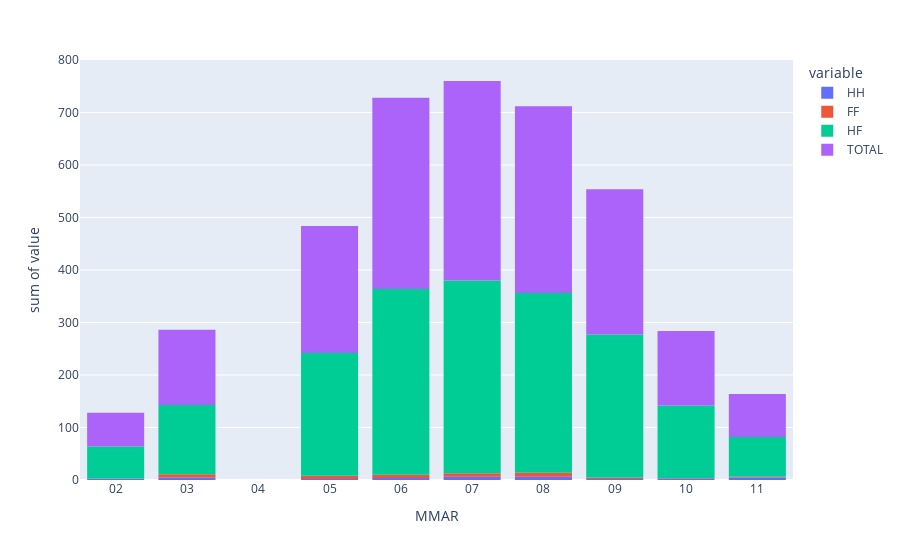

The notebook cell saved with this chart:
### Code cell
fig = px.histogram(graph, x = 'MMAR', y = ['HH', 'FF', 'HF', 'TOTAL'])
fig.show()

### Figure 1 — Plotly figure (JSON) as saved in the notebook; plotly's stock layout.template omitted (floating-point values rounded to 4 significant figures)
{"data": [{"alignmentgroup": "True", "bingroup": "x", "histfunc": "sum", "hovertemplate": "variable=HH<br>MMAR=%{x}<br>sum of value=%{y}<extra></extra>", "legendgroup": "HH", "marker": {"color": "#636efa", "pattern": {"shape": ""}}, "name": "HH", "offsetgroup": "HH", "orientation": "v", "showlegend": true, "type": "histogram", "x": ["01", "02", "03", "04", "05", "06", "07", "08", "09", "10", "11", "12"], "xaxis": "x", "y": [0, 2, 5, 0, 2, 4, 6, 6, 2, 3, 5, 0], "yaxis": "y"}, {"alignmentgroup": "True", "bingroup": "x", "histfunc": "sum", "hovertemplate": "variable=FF<br>MMAR=%{x}<br>sum of value=%{y}<extra></extra>", "legendgroup": "FF", "marker": {"color": "#EF553B", "pattern": {"shape": ""}}, "name": "FF", "offsetgroup": "FF", "orientation": "v", "showlegend": true, "type": "histogram", "x": ["01", "02", "03", "04", "05", "06", "07", "08", "09", "10", "11", "12"], "xaxis": "x", "y": [0, 1, 6, 0, 6, 6, 7, 8, 3, 1, 1, 0], "yaxis": "y"}, {"alignmentgroup": "True", "bingroup": "x", "histfunc": "sum", "hovertemplate": "variable=HF<br>MMAR=%{x}<br>sum of value=%{y}<extra></extra>", "legendgroup": "HF", "marker": {"color": "#00cc96", "pattern": {"shape": ""}}, "name": "HF", "offsetgroup": "HF", "orientation": "v", "showlegend": true, "type": "histogram", "x": ["01", "02", "03", "04", "05", "06", "07", "08", "09", "10", "11", "12"], "xaxis": "x", "y": [0, 61, 132, 0, 234, 354, 367, 342, 272, 138, 76, 0], "yaxis": "y"}, {"alignmentgroup": "True", "bingroup": "x", "histfunc": "sum", "hovertemplate": "variable=TOTAL<br>MMAR=%{x}<br>sum of value=%{y}<extra></extra>", "legendgroup": "TOTAL", "marker": {"color": "#ab63fa", "pattern": {"shape": ""}}, "name": "TOTAL", "offsetgroup": "TOTAL", "orientation": "v", "showlegend": true, "type": "histogram", "x": ["01", "02", "03", "04", "05", "06", "07", "08", "09", "10", "11", "12"], "xaxis": "x", "y": [0, 64, 143, 0, 242, 364, 380, 356, 277, 142, 82, 0], "yaxis": "y"}], "layout": {"barmode": "relative", "legend": {"title": {"text": "variable"}, "tracegroupgap": 0}, "margin": {"t": 60}, "xaxis": {"anchor": "y", "domain": [0, 1], "title": {"text": "MMAR"}}, "yaxis": {"anchor": "x", "domain": [0, 1], "title": {"text": "sum of value"}}}}
